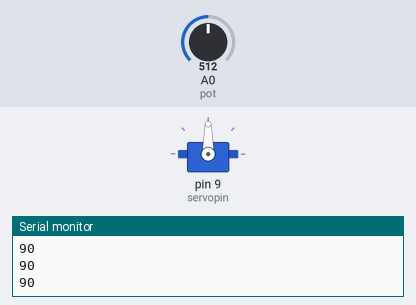
Bench run of a sketch on a simulated Arduino Uno, built with avr-gcc and run on an emulated ATmega328P. Parts: servo, the last lines printed to the serial monitor. The test bench sets the inputs (shaded band); at power-on: A0 (pot) = 512.

Above: at 1.2 s.
1.3 s: A0 (pot) set to 716
At 1.7 s:
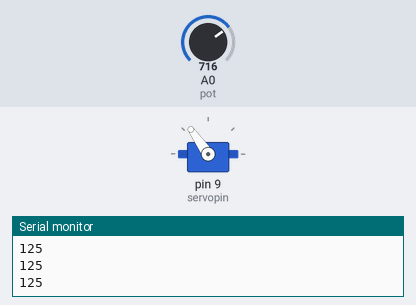
2.8 s: A0 (pot) set to 900
At 3.3 s:
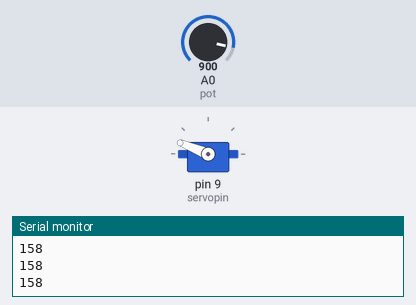
4.3 s: A0 (pot) set to 1023
At 4.9 s:
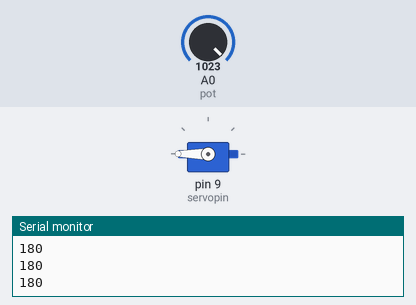
5.8 s: A0 (pot) set to 306
At 6.4 s:
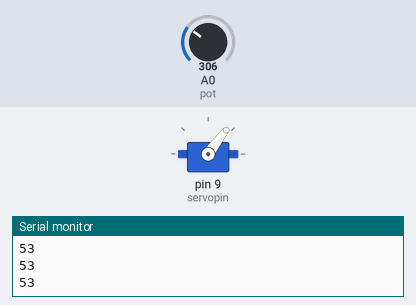
7.3 s: A0 (pot) set to 122
At 8.5 s:
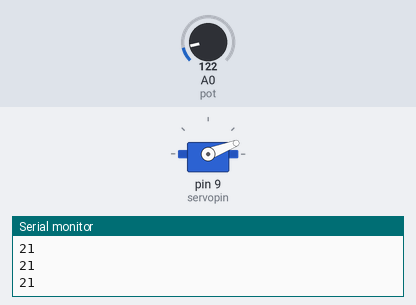
8.8 s: A0 (pot) set to 0
At 10.0 s:
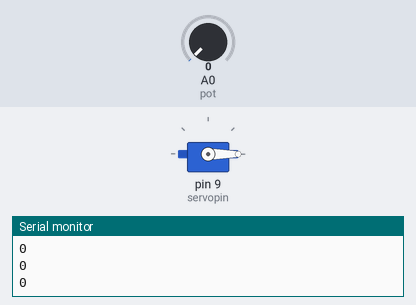
Timing chart, 0 to 11.3 s (numbered marks = the images above; inputs shaded):
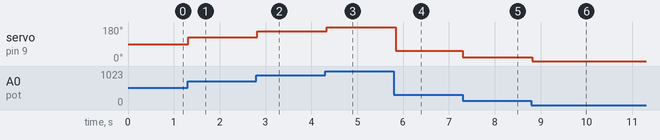

The sketch:

servo_controlling_with_potentiometer1.ino
```cpp
#include <Servo.h>
Servo serv;
const int pot= A0;
void setup(){
  Serial.begin(9600);
 int servopin =9;
 pinMode(pot,INPUT);
serv.attach(servopin);
}
void loop(){
 int potval=analogRead(pot);
  int angle =map(potval,0,1023,0,180);
  Serial.println(angle);
serv.write(angle);
  delay(50);
}
```

Measured:
- after the input at 1.3 s, servo on pin 9 (servopin): 90° → 125° at once
- after the input at 2.8 s, servo on pin 9 (servopin): 125° → 158° at once
- after the input at 4.3 s, servo on pin 9 (servopin): 158° → 180° at once
- after the input at 5.8 s, servo on pin 9 (servopin): 180° → 53° after 0.05 s
- after the input at 7.3 s, servo on pin 9 (servopin): 53° → 21° at once
- after the input at 8.8 s, servo on pin 9 (servopin): 21° → 0° at once
